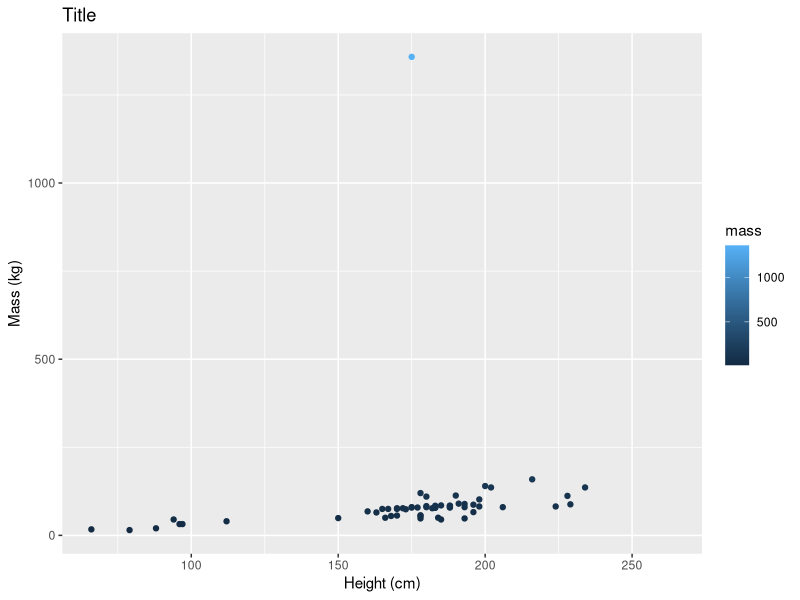
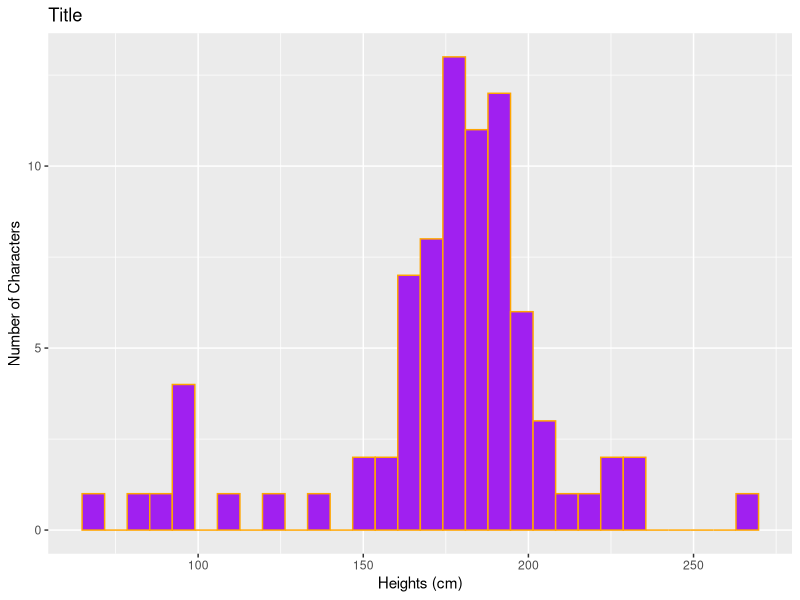

These charts were generated, in order, by the following R code:
## ---- chunk 1
#| message: false

# Load libraries
library(tidyverse)

## ---- chunk 2
#| include: false
# Explore your data
head(starwars)
tail(starwars)
dim(starwars)


## ---- chunk 3
#| warning: false
#| echo: false
ggplot(data=starwars, aes(x=height, y=mass)) +
  geom_point(aes(color = mass))+ 
  labs(title="Title",
       x="Height (cm)",
       y="Mass (kg)")
## ---- chunk 4
#| echo: false
#| fig-cap: "This is my figure caption"
#| fig-alt: "This is my alt text"
ggplot(data=starwars, aes(x=height)) +
geom_histogram( color="orange", fill="purple")+
  labs(title="Title",
       x="Heights (cm)",
       y="Number of Characters")

## ---- chunk 5
sw_height_mean <- round(mean(starwars$height, na.rm = TRUE), digits = 3)
sw_height_mean

